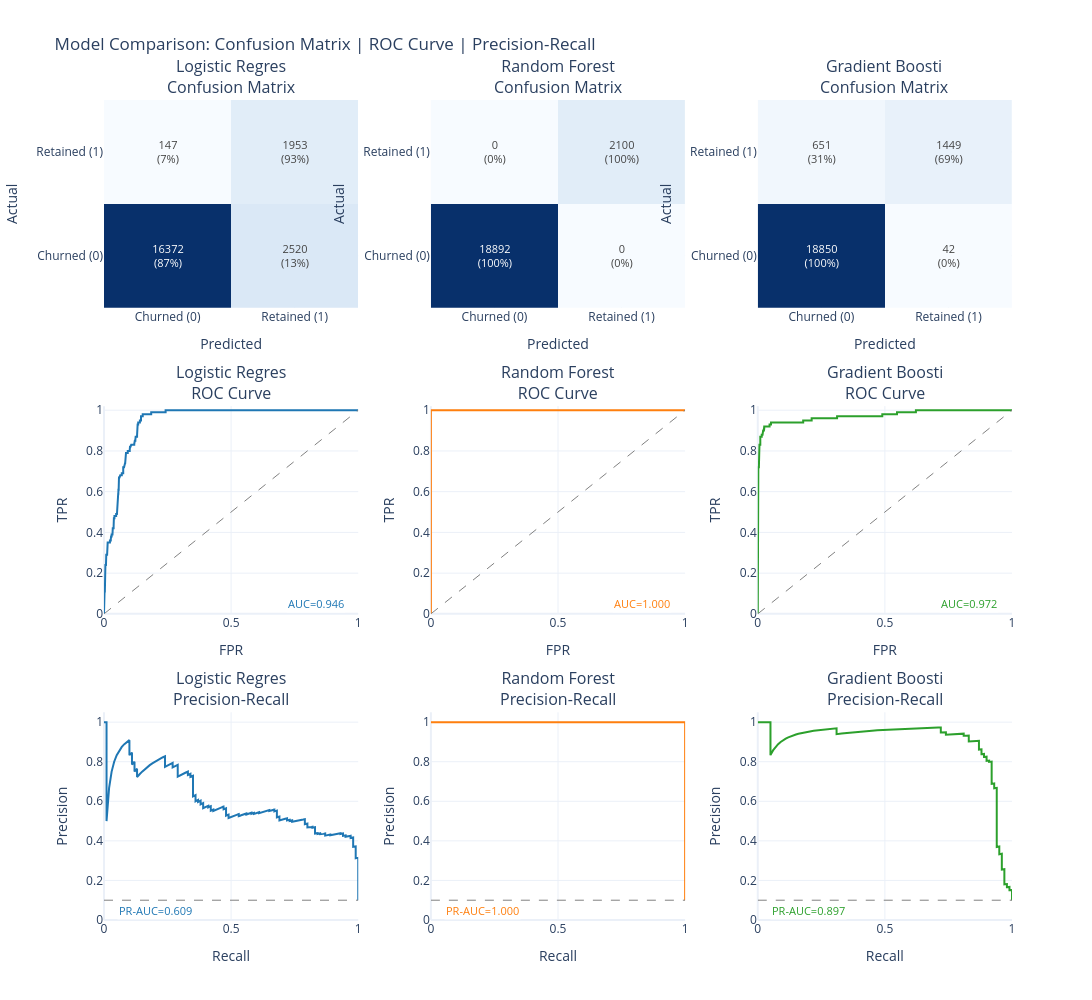

Notebook cell for this chart:
### Markdown cell above
## 8.6 Model Comparison Grid

This visualization shows all models side-by-side with:
- **Row 1**: Confusion matrices (counts and percentages)
- **Row 2**: ROC curves with AUC scores
- **Row 3**: Precision-Recall curves with PR-AUC scores

**📖 How to Read:**
- **Confusion Matrix**: Diagonal = correct predictions. Off-diagonal = errors.
- **ROC Curve**: Higher curve = better. AUC > 0.8 is good, > 0.9 is excellent.
- **PR Curve**: Higher curve = better at finding positives without false alarms.

### Code cell
# @cr:code
if not _skip_modeling:
    grid_results = {
        name: {"y_pred": data["y_pred"], "y_pred_proba": data["y_pred_proba"]}
        for name, data in model_predictions.items()
    }

    if _is_binary:
        fig = charts.model_comparison_grid(
            grid_results, y_test_np,
            class_labels=["Churned (0)", "Retained (1)"],
            title="Model Comparison: Confusion Matrix | ROC Curve | Precision-Recall"
        )
        display_figure(fig)
    else:
        import numpy as np
        import plotly.graph_objects as go
        from plotly.subplots import make_subplots
        from sklearn.metrics import confusion_matrix

        model_names = list(grid_results.keys())
        n_models = len(model_names)
        fig = make_subplots(rows=1, cols=n_models, subplot_titles=[f"{n[:20]}" for n in model_names])
        for i, name in enumerate(model_names):
            cm = confusion_matrix(y_test_np, grid_results[name]["y_pred"])
            fig.add_trace(go.Heatmap(
                z=cm, x=list(range(cm.shape[1])), y=list(range(cm.shape[0])),
                text=cm.astype(str), texttemplate="%{text}", showscale=False,
                colorscale="Blues",
            ), row=1, col=i + 1)
        fig.update_layout(title="Model Comparison: Confusion Matrices (multiclass)", height=400, width=350 * n_models + 50)
        display_figure(fig)

    print("\n" + "=" * 80)
    print("METRICS SUMMARY")
    print("=" * 80)
    _metrics_cols = ["Model", "Test AUC", "F1-Score", "Precision", "Recall"]
    if _is_binary:
        _metrics_cols.insert(2, "PR-AUC")
    display_table(results_df[_metrics_cols])

### Figure 1 — Plotly figure (JSON) as saved in the notebook; plotly's stock layout.template omitted (floating-point values rounded to 4 significant figures; data arrays with more than 128 entries replaced by an {"elided": "..."} marker saying what was removed)
{"data": [{"colorscale": [[0.0, "rgb(247,251,255)"], [0.125, "rgb(222,235,247)"], [0.25, "rgb(198,219,239)"], [0.375, "rgb(158,202,225)"], [0.5, "rgb(107,174,214)"], [0.625, "rgb(66,146,198)"], [0.75, "rgb(33,113,181)"], [0.875, "rgb(8,81,156)"], [1.0, "rgb(8,48,107)"]], "hovertemplate": "Actual: %{y}<br>Predicted: %{x}<br>Count: %{z}<extra></extra>", "showscale": false, "text": [["16372<br>(87%)", "2520<br>(13%)"], ["147<br>(7%)", "1953<br>(93%)"]], "textfont": {"size": 11}, "texttemplate": "%{text}", "type": "heatmap", "x": ["Churned (0)", "Retained (1)"], "xaxis": "x", "y": ["Churned (0)", "Retained (1)"], "yaxis": "y", "z": [[16372, 2520], [147, 1953]]}, {"hovertemplate": "FPR: %{x:.2f}<br>TPR: %{y:.2f}<extra></extra>", "line": {"color": "#1f77b4", "width": 2}, "mode": "lines", "name": "AUC=0.946", "showlegend": false, "type": "scatter", "x": {"elided": "3084 float values"}, "xaxis": "x4", "y": {"elided": "3084 float values"}, "yaxis": "y4"}, {"hoverinfo": "skip", "line": {"color": "gray", "dash": "dash", "width": 1}, "mode": "lines", "showlegend": false, "type": "scatter", "x": [0, 1], "xaxis": "x4", "y": [0, 1], "yaxis": "y4"}, {"hovertemplate": "Recall: %{x:.2f}<br>Precision: %{y:.2f}<extra></extra>", "line": {"color": "#1f77b4", "width": 2}, "mode": "lines", "name": "PR-AUC=0.609", "showlegend": false, "type": "scatter", "x": {"elided": "3383 float values"}, "xaxis": "x7", "y": {"elided": "3383 float values"}, "yaxis": "y7"}, {"hoverinfo": "skip", "line": {"color": "gray", "dash": "dash", "width": 1}, "mode": "lines", "showlegend": false, "type": "scatter", "x": [0, 1], "xaxis": "x7", "y": [0.1, 0.1], "yaxis": "y7"}, {"colorscale": [[0.0, "rgb(247,251,255)"], [0.125, "rgb(222,235,247)"], [0.25, "rgb(198,219,239)"], [0.375, "rgb(158,202,225)"], [0.5, "rgb(107,174,214)"], [0.625, "rgb(66,146,198)"], [0.75, "rgb(33,113,181)"], [0.875, "rgb(8,81,156)"], [1.0, "rgb(8,48,107)"]], "hovertemplate": "Actual: %{y}<br>Predicted: %{x}<br>Count: %{z}<extra></extra>", "showscale": false, "text": [["18892<br>(100%)", "0<br>(0%)"], ["0<br>(0%)", "2100<br>(100%)"]], "textfont": {"size": 11}, "texttemplate": "%{text}", "type": "heatmap", "x": ["Churned (0)", "Retained (1)"], "xaxis": "x2", "y": ["Churned (0)", "Retained (1)"], "yaxis": "y2", "z": [[18892, 0], [0, 2100]]}, {"hovertemplate": "FPR: %{x:.2f}<br>TPR: %{y:.2f}<extra></extra>", "line": {"color": "#ff7f0e", "width": 2}, "mode": "lines", "name": "AUC=1.000", "showlegend": false, "type": "scatter", "x": [0.0, 0.0, 0.003335, 0.005558, 0.007728, 0.01329, 0.01551, 0.02218, 0.02774, 0.02996, 0.03885, 0.04663, 0.05325, 0.0632, 0.07432, 0.08533, 0.093, 0.1041, 0.1186, 0.1319, 0.1419, 0.1541, 0.1685, 1.0], "xaxis": "x5", "y": [0.0, 1.0, 1.0, 1.0, 1.0, 1.0, 1.0, 1.0, 1.0, 1.0, 1.0, 1.0, 1.0, 1.0, 1.0, 1.0, 1.0, 1.0, 1.0, 1.0, 1.0, 1.0, 1.0, 1.0], "yaxis": "y5"}, {"hoverinfo": "skip", "line": {"color": "gray", "dash": "dash", "width": 1}, "mode": "lines", "showlegend": false, "type": "scatter", "x": [0, 1], "xaxis": "x5", "y": [0, 1], "yaxis": "y5"}, {"hovertemplate": "Recall: %{x:.2f}<br>Precision: %{y:.2f}<extra></extra>", "line": {"color": "#ff7f0e", "width": 2}, "mode": "lines", "name": "PR-AUC=1.000", "showlegend": false, "type": "scatter", "x": [1.0, 1.0, 1.0, 1.0, 1.0, 1.0, 1.0, 1.0, 1.0, 1.0, 1.0, 1.0, 1.0, 1.0, 1.0, 1.0, 1.0, 1.0, 1.0, 1.0, 1.0, 1.0, 1.0, 1.0, 1.0, 0.0], "xaxis": "x8", "y": [0.1, 0.3974, 0.4191, 0.4393, 0.4573, 0.4839, 0.5164, 0.5445, 0.5657, 0.5993, 0.6375, 0.6761, 0.7045, 0.741, 0.7877, 0.8003, 0.8337, 0.8776, 0.8932, 0.935, 0.9524, 0.9709, 0.9804, 0.9901, 1.0, 1.0], "yaxis": "y8"}, {"hoverinfo": "skip", "line": {"color": "gray", "dash": "dash", "width": 1}, "mode": "lines", "showlegend": false, "type": "scatter", "x": [0, 1], "xaxis": "x8", "y": [0.1, 0.1], "yaxis": "y8"}, {"colorscale": [[0.0, "rgb(247,251,255)"], [0.125, "rgb(222,235,247)"], [0.25, "rgb(198,219,239)"], [0.375, "rgb(158,202,225)"], [0.5, "rgb(107,174,214)"], [0.625, "rgb(66,146,198)"], [0.75, "rgb(33,113,181)"], [0.875, "rgb(8,81,156)"], [1.0, "rgb(8,48,107)"]], "hovertemplate": "Actual: %{y}<br>Predicted: %{x}<br>Count: %{z}<extra></extra>", "showscale": false, "text": [["18850<br>(100%)", "42<br>(0%)"], ["651<br>(31%)", "1449<br>(69%)"]], "textfont": {"size": 11}, "texttemplate": "%{text}", "type": "heatmap", "x": ["Churned (0)", "Retained (1)"], "xaxis": "x3", "y": ["Churned (0)", "Retained (1)"], "yaxis": "y3", "z": [[18850, 42], [651, 1449]]}, {"hovertemplate": "FPR: %{x:.2f}<br>TPR: %{y:.2f}<extra></extra>", "line": {"color": "#2ca02c", "width": 2}, "mode": "lines", "name": "AUC=0.972", "showlegend": false, "type": "scatter", "x": [0.0, 0.0, 0.0, 0.001112, 0.001112, 0.002223, 0.002223, 0.004446, 0.004446, 0.005558, 0.005558, 0.006669, 0.006669, 0.01, 0.01, 0.01556, 0.01556, 0.0189, 0.0189, 0.02112, 0.02112, 0.02213, 0.02435, 0.02435, 0.02546, 0.02546, 0.02991, 0.03091, 0.03425, 0.03531, 0.04642, 0.04642, 0.05198, 0.05198, 0.1787, 0.1787, 0.1965, 0.1975, 0.212, 0.212, 0.3065, 0.3075, 0.312, 0.312, 0.4009, 0.4031, 0.4509, 0.4532, 0.4898, 0.4898, 0.5098, 0.5109, 0.5154, 0.5176, 0.5476, 0.5476, 0.6221, 0.6221, 0.6254, 0.6298, 0.671, 0.6743, 0.6821, 0.6843, 0.7377, 0.741, 0.7488, 0.751, 0.8699, 0.8722, 0.9066, 0.9089, 1.0], "xaxis": "x6", "y": [0.0, 0.01, 0.05, 0.05, 0.31, 0.31, 0.72, 0.72, 0.74, 0.74, 0.81, 0.81, 0.83, 0.83, 0.87, 0.87, 0.88, 0.88, 0.89, 0.89, 0.9, 0.9, 0.9, 0.91, 0.91, 0.92, 0.92, 0.92, 0.92, 0.92, 0.92, 0.93, 0.93, 0.94, 0.94, 0.95, 0.95, 0.95, 0.95, 0.96, 0.96, 0.96, 0.96, 0.97, 0.97, 0.97, 0.97, 0.97, 0.97, 0.98, 0.98, 0.98, 0.98, 0.98, 0.98, 0.99, 0.99, 1.0, 1.0, 1.0, 1.0, 1.0, 1.0, 1.0, 1.0, 1.0, 1.0, 1.0, 1.0, 1.0, 1.0, 1.0, 1.0], "yaxis": "y6"}, {"hoverinfo": "skip", "line": {"color": "gray", "dash": "dash", "width": 1}, "mode": "lines", "showlegend": false, "type": "scatter", "x": [0, 1], "xaxis": "x6", "y": [0, 1], "yaxis": "y6"}, {"hovertemplate": "Recall: %{x:.2f}<br>Precision: %{y:.2f}<extra></extra>", "line": {"color": "#2ca02c", "width": 2}, "mode": "lines", "name": "PR-AUC=0.897", "showlegend": false, "type": "scatter", "x": {"elided": "987 float values"}, "xaxis": "x9", "y": {"elided": "987 float values"}, "yaxis": "y9"}, {"hoverinfo": "skip", "line": {"color": "gray", "dash": "dash", "width": 1}, "mode": "lines", "showlegend": false, "type": "scatter", "x": [0, 1], "xaxis": "x9", "y": [0.1, 0.1], "yaxis": "y9"}], "layout": {"annotations": [{"font": {"size": 16}, "showarrow": false, "text": "Logistic Regres<br>Confusion Matrix", "x": 0.14, "xanchor": "center", "xref": "paper", "y": 1.0, "yanchor": "bottom", "yref": "paper"}, {"font": {"size": 16}, "showarrow": false, "text": "Random Forest<br>Confusion Matrix", "x": 0.5, "xanchor": "center", "xref": "paper", "y": 1.0, "yanchor": "bottom", "yref": "paper"}, {"font": {"size": 16}, "showarrow": false, "text": "Gradient Boosti<br>Confusion Matrix", "x": 0.86, "xanchor": "center", "xref": "paper", "y": 1.0, "yanchor": "bottom", "yref": "paper"}, {"font": {"size": 16}, "showarrow": false, "text": "Logistic Regres<br>ROC Curve", "x": 0.14, "xanchor": "center", "xref": "paper", "y": 0.6267, "yanchor": "bottom", "yref": "paper"}, {"font": {"size": 16}, "showarrow": false, "text": "Random Forest<br>ROC Curve", "x": 0.5, "xanchor": "center", "xref": "paper", "y": 0.6267, "yanchor": "bottom", "yref": "paper"}, {"font": {"size": 16}, "showarrow": false, "text": "Gradient Boosti<br>ROC Curve", "x": 0.86, "xanchor": "center", "xref": "paper", "y": 0.6267, "yanchor": "bottom", "yref": "paper"}, {"font": {"size": 16}, "showarrow": false, "text": "Logistic Regres<br>Precision-Recall", "x": 0.14, "xanchor": "center", "xref": "paper", "y": 0.2533, "yanchor": "bottom", "yref": "paper"}, {"font": {"size": 16}, "showarrow": false, "text": "Random Forest<br>Precision-Recall", "x": 0.5, "xanchor": "center", "xref": "paper", "y": 0.2533, "yanchor": "bottom", "yref": "paper"}, {"font": {"size": 16}, "showarrow": false, "text": "Gradient Boosti<br>Precision-Recall", "x": 0.86, "xanchor": "center", "xref": "paper", "y": 0.2533, "yanchor": "bottom", "yref": "paper"}, {"bgcolor": "rgba(255,255,255,0.8)", "font": {"color": "#1f77b4", "size": 11}, "showarrow": false, "text": "AUC=0.946", "x": 0.95, "xanchor": "right", "xref": "x4", "y": 0.05, "yref": "y4"}, {"bgcolor": "rgba(255,255,255,0.8)", "font": {"color": "#1f77b4", "size": 11}, "showarrow": false, "text": "PR-AUC=0.609", "x": 0.05, "xanchor": "left", "xref": "x7", "y": 0.05, "yref": "y7"}, {"bgcolor": "rgba(255,255,255,0.8)", "font": {"color": "#ff7f0e", "size": 11}, "showarrow": false, "text": "AUC=1.000", "x": 0.95, "xanchor": "right", "xref": "x5", "y": 0.05, "yref": "y5"}, {"bgcolor": "rgba(255,255,255,0.8)", "font": {"color": "#ff7f0e", "size": 11}, "showarrow": false, "text": "PR-AUC=1.000", "x": 0.05, "xanchor": "left", "xref": "x8", "y": 0.05, "yref": "y8"}, {"bgcolor": "rgba(255,255,255,0.8)", "font": {"color": "#2ca02c", "size": 11}, "showarrow": false, "text": "AUC=0.972", "x": 0.95, "xanchor": "right", "xref": "x6", "y": 0.05, "yref": "y6"}, {"bgcolor": "rgba(255,255,255,0.8)", "font": {"color": "#2ca02c", "size": 11}, "showarrow": false, "text": "PR-AUC=0.897", "x": 0.05, "xanchor": "left", "xref": "x9", "y": 0.05, "yref": "y9"}], "height": 1000, "showlegend": false, "title": {"text": "Model Comparison: Confusion Matrix | ROC Curve | Precision-Recall"}, "width": 1100, "xaxis": {"anchor": "y", "domain": [0.0, 0.28], "title": {"text": "Predicted"}}, "xaxis2": {"anchor": "y2", "domain": [0.36, 0.64], "title": {"text": "Predicted"}}, "xaxis3": {"anchor": "y3", "domain": [0.72, 1.0], "title": {"text": "Predicted"}}, "xaxis4": {"anchor": "y4", "domain": [0.0, 0.28], "range": [0, 1], "title": {"text": "FPR"}}, "xaxis5": {"anchor": "y5", "domain": [0.36, 0.64], "range": [0, 1], "title": {"text": "FPR"}}, "xaxis6": {"anchor": "y6", "domain": [0.72, 1.0], "range": [0, 1], "title": {"text": "FPR"}}, "xaxis7": {"anchor": "y7", "domain": [0.0, 0.28], "range": [0, 1], "title": {"text": "Recall"}}, "xaxis8": {"anchor": "y8", "domain": [0.36, 0.64], "range": [0, 1], "title": {"text": "Recall"}}, "xaxis9": {"anchor": "y9", "domain": [0.72, 1.0], "range": [0, 1], "title": {"text": "Recall"}}, "yaxis": {"anchor": "x", "domain": [0.7467, 1.0], "title": {"text": "Actual"}}, "yaxis2": {"anchor": "x2", "domain": [0.7467, 1.0], "title": {"text": "Actual"}}, "yaxis3": {"anchor": "x3", "domain": [0.7467, 1.0], "title": {"text": "Actual"}}, "yaxis4": {"anchor": "x4", "domain": [0.3733, 0.6267], "range": [0, 1.02], "title": {"text": "TPR"}}, "yaxis5": {"anchor": "x5", "domain": [0.3733, 0.6267], "range": [0, 1.02], "title": {"text": "TPR"}}, "yaxis6": {"anchor": "x6", "domain": [0.3733, 0.6267], "range": [0, 1.02], "title": {"text": "TPR"}}, "yaxis7": {"anchor": "x7", "domain": [0.0, 0.2533], "range": [0, 1.05], "title": {"text": "Precision"}}, "yaxis8": {"anchor": "x8", "domain": [0.0, 0.2533], "range": [0, 1.05], "title": {"text": "Precision"}}, "yaxis9": {"anchor": "x9", "domain": [0.0, 0.2533], "range": [0, 1.05], "title": {"text": "Precision"}}}}
